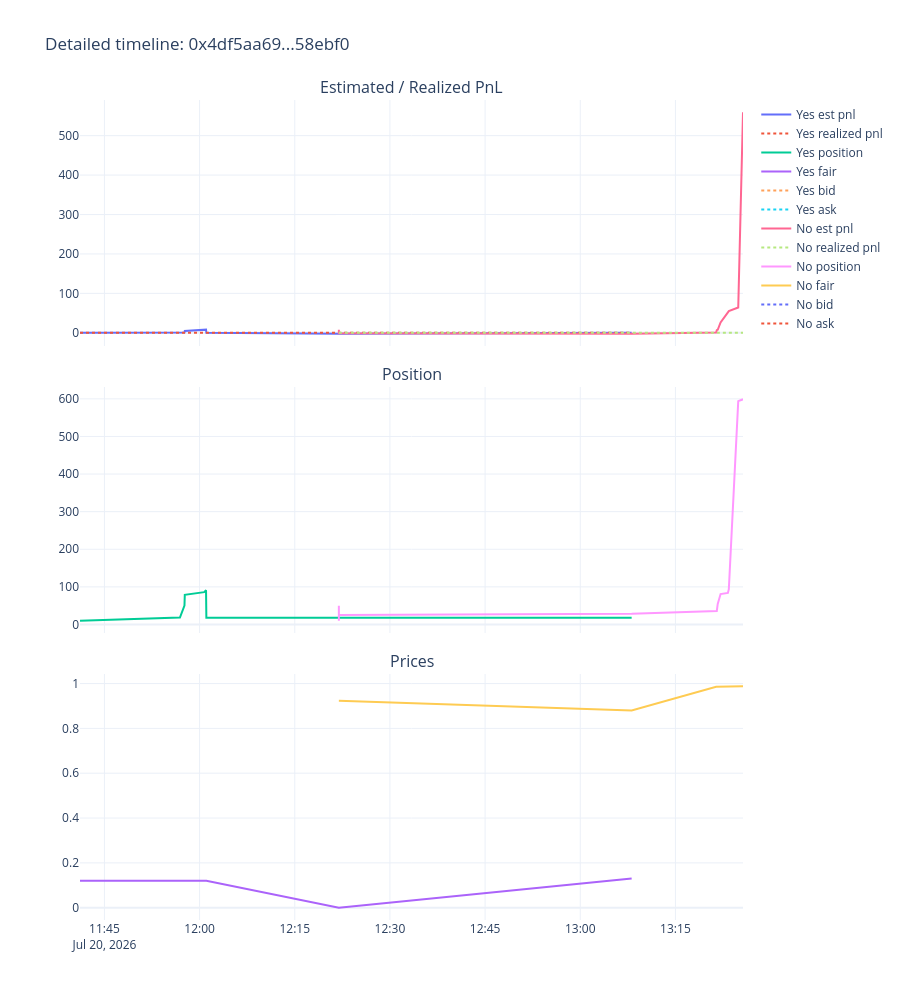

Source (notebook cell):
### Code cell
timeline = events[events['row_type'] == 'stats'][['dt', 'token_id', 'outcome', 'position_after', 'realized_pnl', 'est_pnl', 'best_bid', 'best_ask', 'fair_price', 'vwap5m', 'vwap15m', 'vwap1h']].copy()
timeline = timeline.sort_values(['dt', 'token_id']).reset_index(drop=True)

fig = make_subplots(rows=3, cols=1, shared_xaxes=True, vertical_spacing=0.05,
                     subplot_titles=('Estimated / Realized PnL', 'Position', 'Prices'))

for token_id, grp in timeline.groupby('token_id', sort=False):
    label = grp['outcome'].iloc[0]
    fig.add_trace(go.Scatter(x=grp['dt'], y=grp['est_pnl'], name=f'{label} est pnl', mode='lines'), row=1, col=1)
    fig.add_trace(go.Scatter(x=grp['dt'], y=grp['realized_pnl'], name=f'{label} realized pnl', mode='lines', line=dict(dash='dot')), row=1, col=1)
    fig.add_trace(go.Scatter(x=grp['dt'], y=grp['position_after'], name=f'{label} position', mode='lines'), row=2, col=1)
    fig.add_trace(go.Scatter(x=grp['dt'], y=grp['fair_price'], name=f'{label} fair', mode='lines'), row=3, col=1)
    fig.add_trace(go.Scatter(x=grp['dt'], y=grp['best_bid'], name=f'{label} bid', mode='lines', line=dict(dash='dot')), row=3, col=1)
    fig.add_trace(go.Scatter(x=grp['dt'], y=grp['best_ask'], name=f'{label} ask', mode='lines', line=dict(dash='dot')), row=3, col=1)

fig.update_layout(height=1000, template='plotly_white', title=f'Detailed timeline: {best_cid[:10]}...{best_cid[-6:]}')
fig.show()

### Figure 1 — Plotly figure (JSON) as saved in the notebook; plotly's stock layout.template omitted (floating-point values rounded to 4 significant figures)
{"data": [{"mode": "lines", "name": "Yes est pnl", "type": "scatter", "x": ["2026-07-20T11:41:09", "2026-07-20T11:56:54", "2026-07-20T11:57:37", "2026-07-20T11:57:40", "2026-07-20T12:00:43", "2026-07-20T12:01:01", "2026-07-20T12:01:04", "2026-07-20T12:21:57", "2026-07-20T13:08:06"], "xaxis": "x", "y": [0.0, 0.0, 1.006, 4.836, 7.288, 8.144, 0.0, -2.176, 0.1813], "yaxis": "y"}, {"line": {"dash": "dot"}, "mode": "lines", "name": "Yes realized pnl", "type": "scatter", "x": ["2026-07-20T11:41:09", "2026-07-20T11:56:54", "2026-07-20T11:57:37", "2026-07-20T11:57:40", "2026-07-20T12:00:43", "2026-07-20T12:01:01", "2026-07-20T12:01:04", "2026-07-20T12:21:57", "2026-07-20T13:08:06"], "xaxis": "x", "y": [0.0, 0.0, 0.0, 0.0, 0.0, 0.0, 0.0, 0.0, 0.0], "yaxis": "y"}, {"mode": "lines", "name": "Yes position", "type": "scatter", "x": ["2026-07-20T11:41:09", "2026-07-20T11:56:54", "2026-07-20T11:57:37", "2026-07-20T11:57:40", "2026-07-20T12:00:43", "2026-07-20T12:01:01", "2026-07-20T12:01:04", "2026-07-20T12:21:57", "2026-07-20T13:08:06"], "xaxis": "x2", "y": [10.0, 18.38, 50.3, 78.73, 85.87, 90.87, 18.13, 18.13, 18.13], "yaxis": "y2"}, {"mode": "lines", "name": "Yes fair", "type": "scatter", "x": ["2026-07-20T11:41:09", "2026-07-20T11:56:54", "2026-07-20T11:57:37", "2026-07-20T11:57:40", "2026-07-20T12:00:43", "2026-07-20T12:01:01", "2026-07-20T12:01:04", "2026-07-20T12:21:57", "2026-07-20T13:08:06"], "xaxis": "x3", "y": [0.12, 0.12, 0.12, 0.12, 0.12, 0.12, 0.12, 0.0, 0.13], "yaxis": "y3"}, {"line": {"dash": "dot"}, "mode": "lines", "name": "Yes bid", "type": "scatter", "x": ["2026-07-20T11:41:09", "2026-07-20T11:56:54", "2026-07-20T11:57:37", "2026-07-20T11:57:40", "2026-07-20T12:00:43", "2026-07-20T12:01:01", "2026-07-20T12:01:04", "2026-07-20T12:21:57", "2026-07-20T13:08:06"], "xaxis": "x3", "y": [NaN, NaN, NaN, NaN, NaN, NaN, NaN, NaN, NaN], "yaxis": "y3"}, {"line": {"dash": "dot"}, "mode": "lines", "name": "Yes ask", "type": "scatter", "x": ["2026-07-20T11:41:09", "2026-07-20T11:56:54", "2026-07-20T11:57:37", "2026-07-20T11:57:40", "2026-07-20T12:00:43", "2026-07-20T12:01:01", "2026-07-20T12:01:04", "2026-07-20T12:21:57", "2026-07-20T13:08:06"], "xaxis": "x3", "y": [NaN, NaN, NaN, NaN, NaN, NaN, NaN, NaN, NaN], "yaxis": "y3"}, {"mode": "lines", "name": "No est pnl", "type": "scatter", "x": ["2026-07-20T12:21:57", "2026-07-20T12:21:57", "2026-07-20T12:21:57", "2026-07-20T13:08:06", "2026-07-20T13:21:25", "2026-07-20T13:21:31", "2026-07-20T13:21:40", "2026-07-20T13:22:07", "2026-07-20T13:23:16", "2026-07-20T13:23:25", "2026-07-20T13:24:54", "2026-07-20T13:25:39"], "xaxis": "x", "y": [-0.365, 7.775, -0.9126, -2.004, 0.9885, 6.666, 7.773, 26.25, 52.42, 55.21, 64.21, 559.2], "yaxis": "y"}, {"line": {"dash": "dot"}, "mode": "lines", "name": "No realized pnl", "type": "scatter", "x": ["2026-07-20T12:21:57", "2026-07-20T12:21:57", "2026-07-20T12:21:57", "2026-07-20T13:08:06", "2026-07-20T13:21:25", "2026-07-20T13:21:31", "2026-07-20T13:21:40", "2026-07-20T13:22:07", "2026-07-20T13:23:16", "2026-07-20T13:23:25", "2026-07-20T13:24:54", "2026-07-20T13:25:39"], "xaxis": "x", "y": [0.0, 0.0, 0.0, 0.0, 0.0, 0.0, 0.0, 0.0, 0.0, 0.0, 0.0, 0.0], "yaxis": "y"}, {"mode": "lines", "name": "No position", "type": "scatter", "x": ["2026-07-20T12:21:57", "2026-07-20T12:21:57", "2026-07-20T12:21:57", "2026-07-20T13:08:06", "2026-07-20T13:21:25", "2026-07-20T13:21:31", "2026-07-20T13:21:40", "2026-07-20T13:22:07", "2026-07-20T13:23:16", "2026-07-20T13:23:25", "2026-07-20T13:24:54", "2026-07-20T13:25:39"], "xaxis": "x2", "y": [10.0, 50.0, 25.0, 28.73, 34.47, 35.67, 54.44, 80.89, 83.74, 93.79, 593.8, 598.8], "yaxis": "y2"}, {"mode": "lines", "name": "No fair", "type": "scatter", "x": ["2026-07-20T12:21:57", "2026-07-20T12:21:57", "2026-07-20T12:21:57", "2026-07-20T13:08:06", "2026-07-20T13:21:25", "2026-07-20T13:21:31", "2026-07-20T13:21:40", "2026-07-20T13:22:07", "2026-07-20T13:23:16", "2026-07-20T13:23:25", "2026-07-20T13:24:54", "2026-07-20T13:25:39"], "xaxis": "x3", "y": [0.9235, 0.9235, 0.9235, 0.8801, 0.9852, 0.9852, 0.9854, 0.9856, 0.9856, 0.9857, 0.9877, 0.9877], "yaxis": "y3"}, {"line": {"dash": "dot"}, "mode": "lines", "name": "No bid", "type": "scatter", "x": ["2026-07-20T12:21:57", "2026-07-20T12:21:57", "2026-07-20T12:21:57", "2026-07-20T13:08:06", "2026-07-20T13:21:25", "2026-07-20T13:21:31", "2026-07-20T13:21:40", "2026-07-20T13:22:07", "2026-07-20T13:23:16", "2026-07-20T13:23:25", "2026-07-20T13:24:54", "2026-07-20T13:25:39"], "xaxis": "x3", "y": [NaN, NaN, NaN, NaN, NaN, NaN, NaN, NaN, NaN, NaN, NaN, NaN], "yaxis": "y3"}, {"line": {"dash": "dot"}, "mode": "lines", "name": "No ask", "type": "scatter", "x": ["2026-07-20T12:21:57", "2026-07-20T12:21:57", "2026-07-20T12:21:57", "2026-07-20T13:08:06", "2026-07-20T13:21:25", "2026-07-20T13:21:31", "2026-07-20T13:21:40", "2026-07-20T13:22:07", "2026-07-20T13:23:16", "2026-07-20T13:23:25", "2026-07-20T13:24:54", "2026-07-20T13:25:39"], "xaxis": "x3", "y": [NaN, NaN, NaN, NaN, NaN, NaN, NaN, NaN, NaN, NaN, NaN, NaN], "yaxis": "y3"}], "layout": {"annotations": [{"font": {"size": 16}, "showarrow": false, "text": "Estimated / Realized PnL", "x": 0.5, "xanchor": "center", "xref": "paper", "y": 1, "yanchor": "bottom", "yref": "paper"}, {"font": {"size": 16}, "showarrow": false, "text": "Position", "x": 0.5, "xanchor": "center", "xref": "paper", "y": 0.65, "yanchor": "bottom", "yref": "paper"}, {"font": {"size": 16}, "showarrow": false, "text": "Prices", "x": 0.5, "xanchor": "center", "xref": "paper", "y": 0.3, "yanchor": "bottom", "yref": "paper"}], "height": 1000, "title": {"text": "Detailed timeline: 0x4df5aa69...58ebf0"}, "xaxis": {"anchor": "y", "domain": [0, 1], "matches": "x3", "showticklabels": false}, "xaxis2": {"anchor": "y2", "domain": [0, 1], "matches": "x3", "showticklabels": false}, "xaxis3": {"anchor": "y3", "domain": [0, 1]}, "yaxis": {"anchor": "x", "domain": [0.7, 1]}, "yaxis2": {"anchor": "x2", "domain": [0.35, 0.65]}, "yaxis3": {"anchor": "x3", "domain": [0, 0.3]}}}
